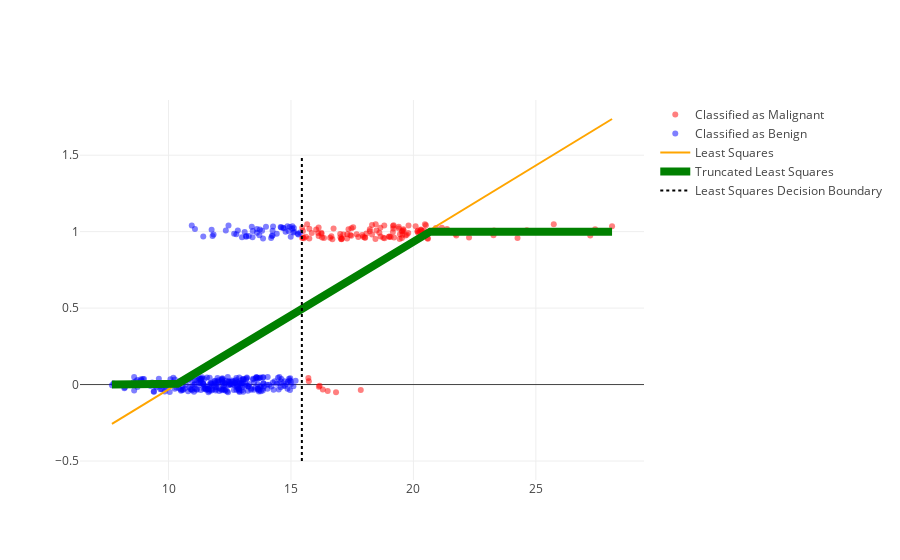

This figure's notebook cell:
### Code cell
X_plt = np.linspace(np.min(X), np.max(X), 100)
p_line = go.Scatter(name="Truncated Least Squares",
    x=X_plt, y=bound01(least_squares_model.predict(np.array([X_plt]).T)), 
    mode="lines", line=dict(color="green", width=8))
py.iplot([mal_points, ben_points, model_line, p_line, dec_line], filename="lr-06")
